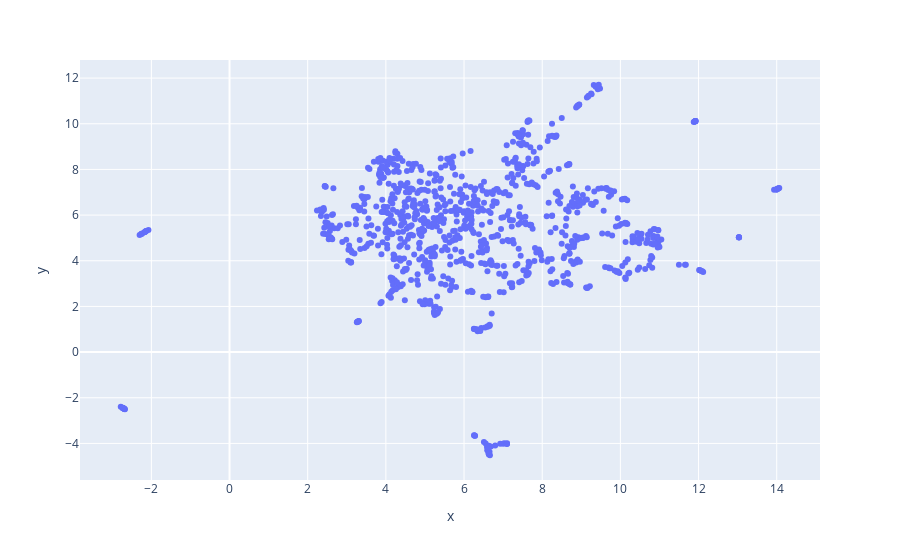

Notebook code for this chart:
### Markdown cell above
### Visualizing neighbors with UMAP
PCA is nice but it's strictly linear and thus only able to capture coarse high-level structure of the data.

If we instead want to focus on keeping neighboring points near, we could use UMAP, which is itself an embedding method. Here you can read __[more on UMAP (ru)](https://habr.com/ru/company/newprolab/blog/350584/)__ and on __[t-SNE](https://distill.pub/2016/misread-tsne/)__, which is also an embedding.

### Code cell
from umap import UMAP


umap = UMAP(n_neighbors=5)
word_vectors_umap = umap.fit_transform(word_vectors)

fig = px.scatter(x=word_vectors_umap[:, 0], y=word_vectors_umap[:, 1], hover_name=words)
fig.show()

### Figure 1 — Plotly figure (JSON) as saved in the notebook; plotly's stock layout.template omitted (floating-point values rounded to 4 significant figures; data arrays with more than 128 entries replaced by an {"elided": "..."} marker saying what was removed)
{"data": [{"hovertemplate": "<b>%{hovertext}</b><br><br>x=%{x}<br>y=%{y}<extra></extra>", "hovertext": {"elided": "1000 str values"}, "legendgroup": "", "marker": {"color": "#636efa", "symbol": "circle"}, "mode": "markers", "name": "", "orientation": "v", "showlegend": false, "type": "scatter", "x": {"elided": "1000 float values"}, "xaxis": "x", "y": {"elided": "1000 float values"}, "yaxis": "y"}], "layout": {"legend": {"tracegroupgap": 0}, "margin": {"t": 60}, "xaxis": {"anchor": "y", "domain": [0, 1], "title": {"text": "x"}}, "yaxis": {"anchor": "x", "domain": [0, 1], "title": {"text": "y"}}}}
